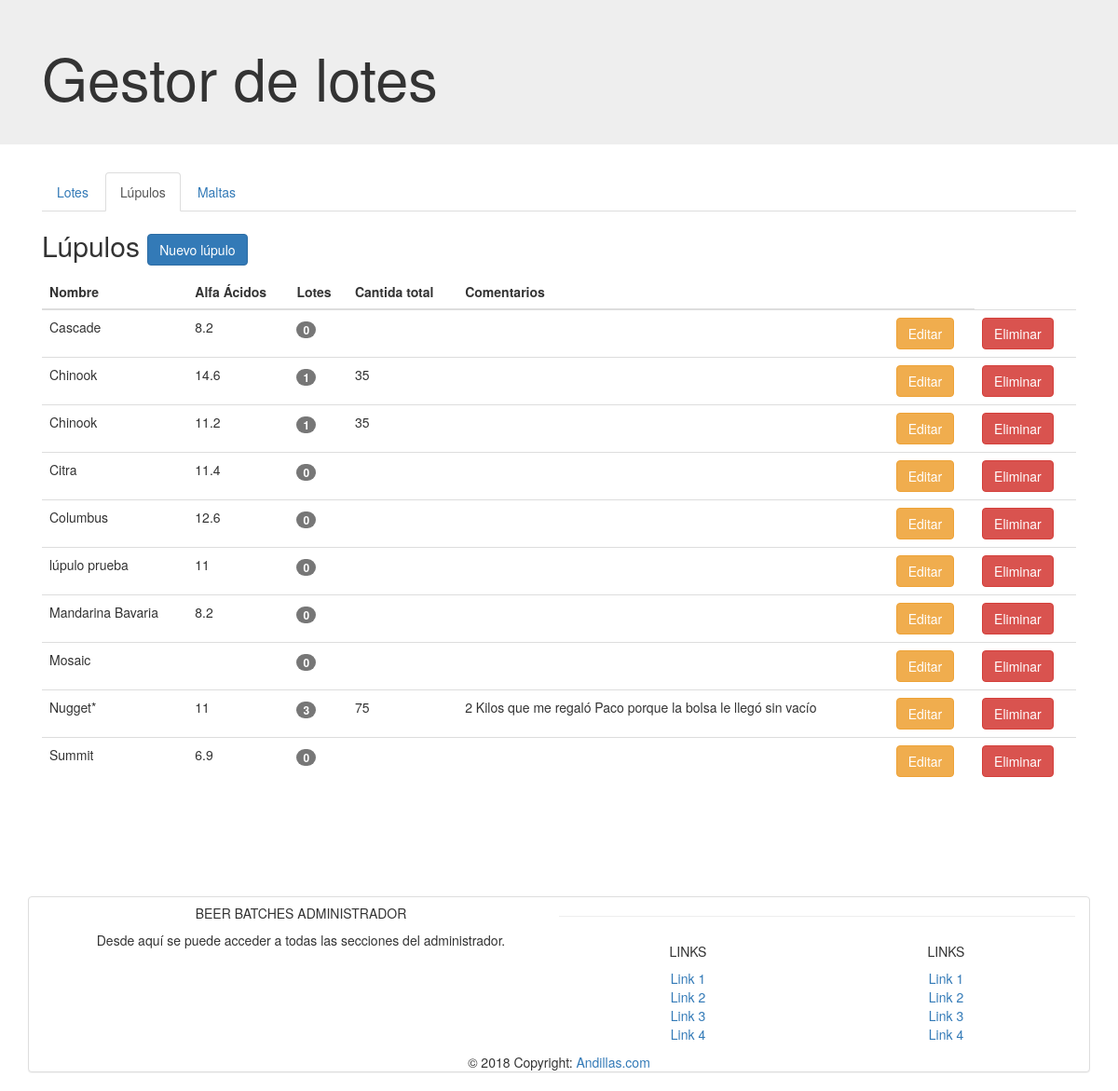
The app's page /?c=lupulo with its own data.
### tables this page shows
CREATE TABLE IF NOT EXISTS `lupulo` (
  `id_lupulo` int(11) NOT NULL AUTO_INCREMENT,
  `nombre_lupulo` varchar(50) DEFAULT NULL,
  `alfa_acidos` varchar(10) DEFAULT NULL,
  `notas_lupulo` text,
  PRIMARY KEY (`id_lupulo`)
);

### model/conn.class.php (called while the page is built, shortened)
<?php
class Conn
{
    private $_connection;
	private static $_instance;
	public static function getInstance() {
		if(!self::$_instance) {
			self::$_instance = new self();
		}
		return self::$_instance;
	}
	private function __construct() {
        $db_config = parse_ini_file(dirname(__DIR__) . "/conf/db.ini");
        $this->_host = $db_config['host_db'];
        $this->_username = $db_config['usuario_db'];
        $this->_password = $db_config['password_db'];
        $this->_database = $db_config['nombre_db'];
		$this->_connection = new mysqli($this->_host, $this->_username, $this->_password, $this->_database);
        $this->_connection->set_charset("utf8");
	}
	public function getConnection() {
		return $this->_connection;
	}
}

### model/lupulo.model.php (called while the page is built, shortened)
<?php
require_once 'conn.class.php';
class Lupulo
{
    private $conn;
    public function __construct(){
        $dbconn = Conn::getInstance();
        $this->conn = $dbconn->getConnection();
    }
    public function getAllLupulos(){
        try{
            $sql = "SELECT * FROM lupulo WHERE 1 ORDER BY nombre_lupulo ASC;";
            $qy = $this->conn->prepare($sql);
            if(!$qy->execute()) throw new Exception($qy->error);
            return $qy->get_result();
        }catch (Exception $e){
            return $e->getMessage();
        }
    }
    public function usosLupuloByIdLupulo($id_lupulo){
        try{
            $sql = "SELECT COUNT(*) AS total_usos FROM lupulo_x_lote WHERE id_lupulo = ?;";
            if(!$qy = $this->conn->prepare($sql)) throw new Exception($this->conn->error);
            if(!$qy->bind_param('i', $id_lupulo)) throw new Exception($qy->error);
            if(!$qy->execute()) throw new Exception($qy->error);
            return $qy->get_result()->fetch_object();
        }catch(Exception $e){
            Superlog::log($e->getMessage());
            return false;
        }
    }
    public function cantidadLupuloByIdLupulo($id_lupulo){
        try{
            $sql = "SELECT SUM(cantidad) cantidad FROM lupulo_x_lote WHERE id_lupulo = ?;";
            if(!$qy = $this->conn->prepare($sql))throw new Exception($this->conn->error);
            if(!$qy->bind_param('i', $id_lupulo)) throw new Exception($qy->error);
            if(!$qy->execute()) throw new Exception($qy->error);
            return $qy->get_result()->fetch_object();
        }catch(Exception $e){
            Superlog::log($e->getMessage());
            return false;
        }
    }
}

### controller/lupulo.controller.php (called while the page is built, shortened)
<?php
require_once 'model/lupulo.model.php';
class LupuloController
{
    private $obj_lupulo;
    public function __construct(){
        $this->obj_lupulo = new Lupulo();
    }
    public function index(){
        $all_lupulos = $this->obj_lupulo->getAllLupulos();
        require_once 'view/fragments/header.php';
        require_once 'view/lupulo/list_lupulo.php';
        require_once 'view/fragments/footer.php';
    }
}

### view/lupulo/list_lupulo.php (the view)
<section class="container">
    <header>
        <h2>Lúpulos
                <a class="btn btn-primary float-right" href="?c=lupulo&a=newLupulo">Nuevo lúpulo</a>
        </h2>
    </header>
    <article>
        <table class="table table-hover">
            <thead>
            <th>Nombre</th>
            <th>Alfa Ácidos</th>
            <th>Lotes</th>
            <th>Cantida total</th>
            <th>Comentarios</th>
            <th></th>
            </thead>
            <tbody>
            <?php
            while ($lupulo = $all_lupulos->fetch_object()){
                    $lupulo_x_lote = $this->obj_lupulo->usosLupuloByIdLupulo($lupulo->id_lupulo);
                    $cantidad_total = $this->obj_lupulo->cantidadLupuloByIdLupulo($lupulo->id_lupulo);
                echo '<tr id="row_lupulo_' . $lupulo->id_lupulo . '">';
                echo   '<td data-name="lupuname">' . $lupulo->nombre_lupulo . '</td>
                        <td>' . $lupulo->alfa_acidos . '</td>
                        <td><span class="badge">' . $lupulo_x_lote->total_usos . '</span></td>
                        <td>' . $cantidad_total->cantidad . '</td>
                        <td>' . $lupulo->notas_lupulo . '</td>
                        <td id="tdeditlupulo"><button id="boteditlupulo" class="btn btn-warning" onclick="editLupulo(' . $lupulo->id_lupulo . ')">Editar</button></td>
                        <td id="tddellupulo"><button id="botdellupulo" class="btn btn-danger" onclick="deleteLupulo(' . $lupulo->id_lupulo . ')">Eliminar</button></td>
                        ';
                echo '</tr>';
            }
            ?>
            </tbody>
        </table>
    </article>
</section>

### index.php (shortened to what this page needs)
<?php
$controller = 'main';
if(!isset($_REQUEST['c']))
{
    require_once "controller/{$controller}.controller.php";
    $controller = ucwords($controller) . 'Controller';
    $controller = new $controller;
    $controller->Index();
}
else
{
    try{
        $controller = strtolower($_REQUEST['c']);
        $accion = isset($_REQUEST['a']) ? $_REQUEST['a'] : 'index';
        $controller = ucwords($controller) . 'Controller';
        if(!class_exists($controller)){
            throw new Exception("No existe la clase {$controller} en controller/{$_REQUEST['c']}.controller.php.");
        }else{
            $controller = new $controller;
        }
        if(!method_exists($controller, $accion)){
            throw new Exception("No existe el método {$accion} en la clase {$_REQUEST['c']}");
        }else{
            $controller->{$accion}();
        }
    }catch (Exception $e){
        Superlog::log($e->getMessage());
        header('location: 404.html');
    }
    exit;
}

### view/fragments/header.php (shortened to what this page needs)
<!DOCTYPE html>
<html>
<head>
    <link href="assets/css/bootstrap.min.css" rel="stylesheet">
</head>
<body>
<header>
    <div class="jumbotron">
        <h1 class="container">Gestor de lotes</h1>
    </div>
</header>
<nav class="container">
    <ul class="nav nav-tabs">
        <li id="nav_lote"><a href="?c=lote">Lotes</a></li>
        <li id="nav_lupulo"><a href="?c=lupulo">Lúpulos</a></li>
        <li id="nav_malta"><a href="?c=malta">Maltas</a></li>
    </ul>
</nav>

### view/fragments/footer.php
<footer class="page-footer font-small blue pt-4" style="margin-top: 100px;">
    <div class="panel panel-default container">
        <div class="container-fluid text-center text-md-left">
            <div class="row">
                <div class="col-md-6 mt-md-0 mt-3">
                    <h5 class="text-uppercase">BEER BATCHES ADMINISTRADOR</h5>
                    <p>Desde aquí se puede acceder a todas las secciones del administrador.</p>
                </div>
                <hr class="clearfix w-100 d-md-none pb-3">
                <div class="col-md-3 mb-md-0 mb-3">
                    <h5 class="text-uppercase">Links</h5>
                    <ul class="list-unstyled">
                        <li>
                            <a href="#!">Link 1</a>
                        </li>
                        <li>
                            <a href="#!">Link 2</a>
                        </li>
                        <li>
                            <a href="#!">Link 3</a>
                        </li>
                        <li>
                            <a href="#!">Link 4</a>
                        </li>
                    </ul>
                </div>
                <div class="col-md-3 mb-md-0 mb-3">
                    <h5 class="text-uppercase">Links</h5>
                    <ul class="list-unstyled">
                        <li>
                            <a href="#!">Link 1</a>
                        </li>
                        <li>
                            <a href="#!">Link 2</a>
                        </li>
                        <li>
                            <a href="#!">Link 3</a>
                        </li>
                        <li>
                            <a href="#!">Link 4</a>
                        </li>
                    </ul>
                </div>
            </div>
        </div>
        <div class="footer-copyright text-center py-3">© 2018 Copyright:
            <a href="https://mdbootstrap.com/education/bootstrap/"> Andillas.com</a>
        </div>
    </div>
  </footer>
</body>
</html>

### records on screen
lupulo: nombre_lupulo "Cascade", alfa_acidos "8.2", total_usos "0"
lupulo: nombre_lupulo "Chinook", alfa_acidos "14.6", total_usos "1", cantidad "35"
lupulo: nombre_lupulo "Chinook", alfa_acidos "11.2", total_usos "1", cantidad "35"
lupulo: nombre_lupulo "Citra", alfa_acidos "11.4", total_usos "0"
lupulo: nombre_lupulo "Columbus", alfa_acidos "12.6", total_usos "0"
lupulo: nombre_lupulo "lúpulo prueba", alfa_acidos "11", total_usos "0"
lupulo: nombre_lupulo "Mandarina Bavaria", alfa_acidos "8.2", total_usos "0"
lupulo: nombre_lupulo "Mosaic", total_usos "0"
lupulo: nombre_lupulo "Nugget*", alfa_acidos "11", total_usos "3", cantidad "75", notas_lupulo "2 Kilos que me regaló Paco porque la bolsa le llegó sin vacío"
lupulo: nombre_lupulo "Summit", alfa_acidos "6.9", total_usos "0"
